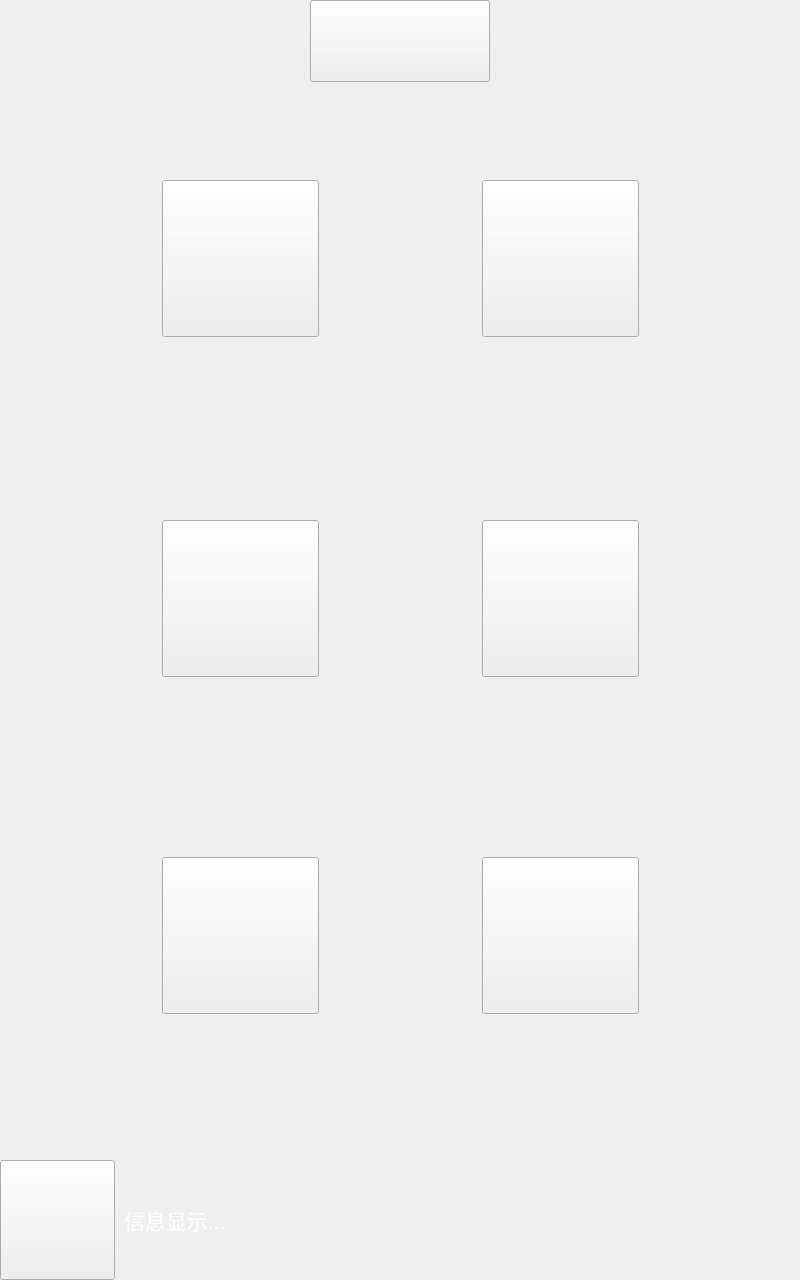
<?xml version="1.0" encoding="UTF-8"?>
<ui version="4.0">
 <class>Widget</class>
 <widget class="QWidget" name="Widget">
  <property name="geometry">
   <rect>
    <x>0</x>
    <y>0</y>
    <width>800</width>
    <height>1280</height>
   </rect>
  </property>
  <property name="windowTitle">
   <string>Widget</string>
  </property>
  <property name="styleSheet">
   <string notr="true"/>
  </property>
  <widget class="QLabel" name="labTime">
   <property name="geometry">
    <rect>
     <x>563</x>
     <y>1179</y>
     <width>237</width>
     <height>38</height>
    </rect>
   </property>
   <property name="font">
    <font>
     <family>Arial</family>
     <pointsize>20</pointsize>
    </font>
   </property>
   <property name="text">
    <string/>
   </property>
   <property name="alignment">
    <set>Qt::AlignCenter</set>
   </property>
  </widget>
  <widget class="QLabel" name="labInfo">
   <property name="geometry">
    <rect>
     <x>124</x>
     <y>1178</y>
     <width>430</width>
     <height>84</height>
    </rect>
   </property>
   <property name="palette">
    <palette>
     <active>
      <colorrole role="WindowText">
       <brush brushstyle="SolidPattern">
        <color alpha="255">
         <red>255</red>
         <green>255</green>
         <blue>255</blue>
        </color>
       </brush>
      </colorrole>
     </active>
     <inactive>
      <colorrole role="WindowText">
       <brush brushstyle="SolidPattern">
        <color alpha="255">
         <red>255</red>
         <green>255</green>
         <blue>255</blue>
        </color>
       </brush>
      </colorrole>
     </inactive>
     <disabled>
      <colorrole role="WindowText">
       <brush brushstyle="SolidPattern">
        <color alpha="255">
         <red>120</red>
         <green>120</green>
         <blue>120</blue>
        </color>
       </brush>
      </colorrole>
     </disabled>
    </palette>
   </property>
   <property name="font">
    <font>
     <family>Arial</family>
     <pointsize>16</pointsize>
     <weight>50</weight>
     <bold>false</bold>
    </font>
   </property>
   <property name="contextMenuPolicy">
    <enum>Qt::NoContextMenu</enum>
   </property>
   <property name="text">
    <string>信息显示...</string>
   </property>
  </widget>
  <widget class="QPushButton" name="pushButton_1">
   <property name="geometry">
    <rect>
     <x>162</x>
     <y>180</y>
     <width>157</width>
     <height>157</height>
    </rect>
   </property>
   <property name="text">
    <string/>
   </property>
  </widget>
  <widget class="QPushButton" name="pushButton_2">
   <property name="geometry">
    <rect>
     <x>482</x>
     <y>180</y>
     <width>157</width>
     <height>157</height>
    </rect>
   </property>
   <property name="text">
    <string/>
   </property>
  </widget>
  <widget class="QPushButton" name="pushButton_3">
   <property name="geometry">
    <rect>
     <x>162</x>
     <y>520</y>
     <width>157</width>
     <height>157</height>
    </rect>
   </property>
   <property name="text">
    <string/>
   </property>
  </widget>
  <widget class="QPushButton" name="pushButton_4">
   <property name="geometry">
    <rect>
     <x>482</x>
     <y>520</y>
     <width>157</width>
     <height>157</height>
    </rect>
   </property>
   <property name="text">
    <string/>
   </property>
  </widget>
  <widget class="QPushButton" name="pushButton_6">
   <property name="geometry">
    <rect>
     <x>482</x>
     <y>857</y>
     <width>157</width>
     <height>157</height>
    </rect>
   </property>
   <property name="text">
    <string/>
   </property>
  </widget>
  <widget class="QPushButton" name="pushButton_5">
   <property name="geometry">
    <rect>
     <x>162</x>
     <y>857</y>
     <width>157</width>
     <height>157</height>
    </rect>
   </property>
   <property name="text">
    <string/>
   </property>
  </widget>
  <widget class="QPushButton" name="pbInfo">
   <property name="geometry">
    <rect>
     <x>0</x>
     <y>1160</y>
     <width>115</width>
     <height>120</height>
    </rect>
   </property>
   <property name="text">
    <string/>
   </property>
  </widget>
  <widget class="QPushButton" name="pushButton">
   <property name="geometry">
    <rect>
     <x>310</x>
     <y>0</y>
     <width>180</width>
     <height>82</height>
    </rect>
   </property>
   <property name="text">
    <string/>
   </property>
  </widget>
  <widget class="QLabel" name="labDate">
   <property name="geometry">
    <rect>
     <x>563</x>
     <y>1225</y>
     <width>237</width>
     <height>38</height>
    </rect>
   </property>
   <property name="font">
    <font>
     <family>Arial</family>
     <pointsize>20</pointsize>
    </font>
   </property>
   <property name="text">
    <string/>
   </property>
   <property name="alignment">
    <set>Qt::AlignCenter</set>
   </property>
  </widget>
 </widget>
 <resources/>
 <connections/>
</ui>
